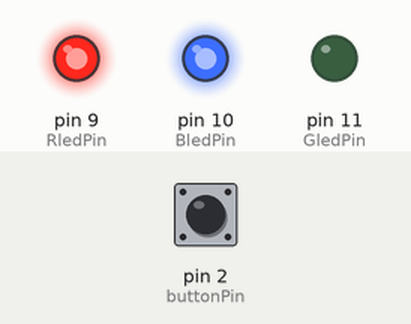
Recording of a sketch running on a simulated Arduino Uno, built with avr-gcc and run on an emulated ATmega328P. On the bench: output pins drawn as LEDs (lit = HIGH). Inputs (shaded band) come from the test bench; at power-on: pin 2 (buttonPin) HIGH.

Above: at 1.2 s.
1.3 s: pin 2 (buttonPin) pulled LOW for 0.15 s
At 1.61 s:
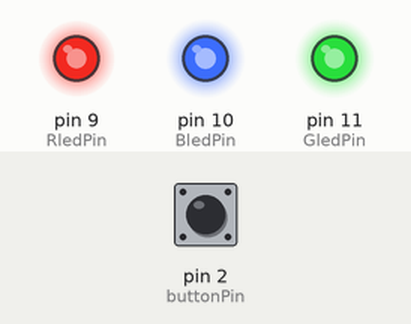
4.3 s: pin 2 (buttonPin) pulled LOW for 1 s
At 5.0 s:
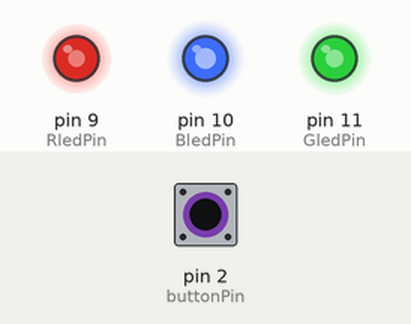
8.3 s: pin 2 (buttonPin) pulled LOW for 0.15 s
At 10.1 s:
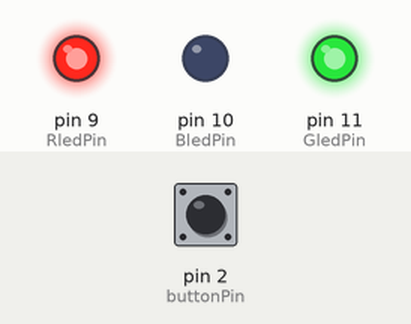
11.4 s: pin 2 (buttonPin) pulled LOW for 0.15 s
14.5 s: pin 2 (buttonPin) pulled LOW for 0.15 s
Timing chart, 0 to 18.6 s (numbered marks = the images above; inputs shaded):
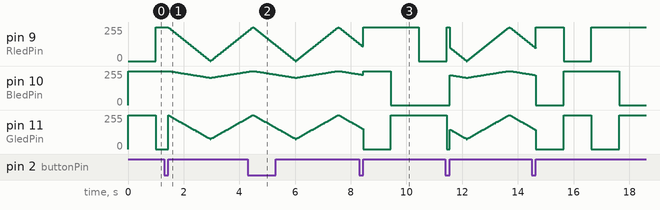

The sketch:

hw1.ino
```cpp
const int buttonPin = 2;
const int RledPin = 9;
const int GledPin = 11;
const int BledPin = 10;

int mode = 0;
bool buttonPressed = false;
unsigned long lastButtonTime = 0;
unsigned long longPressThreshold = 600;
bool longPressActive = false;


unsigned long previousMillis = 0;
unsigned long colorInterval = 1000;
unsigned long fastInterval = 200;
int colorIndex = 0;

int brightness = 0;
int fadeAmount = 5;

int colors[5][3] = {
  {255, 0, 0},     // Red
  {0, 255, 0},     // Green
  {0, 0, 255},     // Blue
  {255, 0, 255},   // Purple
  {0, 255, 255}    // Cyan
};

void setup() {
  pinMode(buttonPin, INPUT_PULLUP);
  pinMode(RledPin, OUTPUT);
  pinMode(GledPin, OUTPUT);
  pinMode(BledPin, OUTPUT);
}

void loop() {
  unsigned long currentMillis = millis();
  bool buttonState = digitalRead(buttonPin) == LOW;


  if (buttonState && !buttonPressed) {
    buttonPressed = true;
    lastButtonTime = currentMillis;
  }

  if (!buttonState && buttonPressed) {
    if (longPressActive) {
      longPressActive = false;
    } else {

      mode = 1 - mode;
    }
    buttonPressed = false;
  }


  if (buttonState && (currentMillis - lastButtonTime > longPressThreshold)) {
    longPressActive = true;
  }


  if (mode == 0) {
    unsigned long interval = longPressActive ? fastInterval : colorInterval;

    if (currentMillis - previousMillis >= interval) {
      previousMillis = currentMillis;
      colorIndex = (colorIndex + 1) % 5;
    }

    setColor(colors[colorIndex][0], colors[colorIndex][1], colors[colorIndex][2]);
  }

  else if (mode == 1) {
    if (currentMillis - previousMillis >= 30) {
      previousMillis = currentMillis;
      brightness += fadeAmount;
      if (brightness <= 0 || brightness >= 255) fadeAmount = -fadeAmount;
    }


    int r = map(brightness, 0, 255, 0, 255);
    int g = map(brightness, 0, 255, 0, 180);
    int b = map(brightness, 0, 255, 0, 50);
    setColor(r, g, b);
  }
}


void setColor(int r, int g, int b) {
  analogWrite(RledPin, 255 - r);
  analogWrite(GledPin, 255 - g);
  analogWrite(BledPin, 255 - b);
}
```

Measured:
- by itself, pin 11 (GledPin): ramps from 255/255 to 0/255 and jumps back, once every 2.0 s
